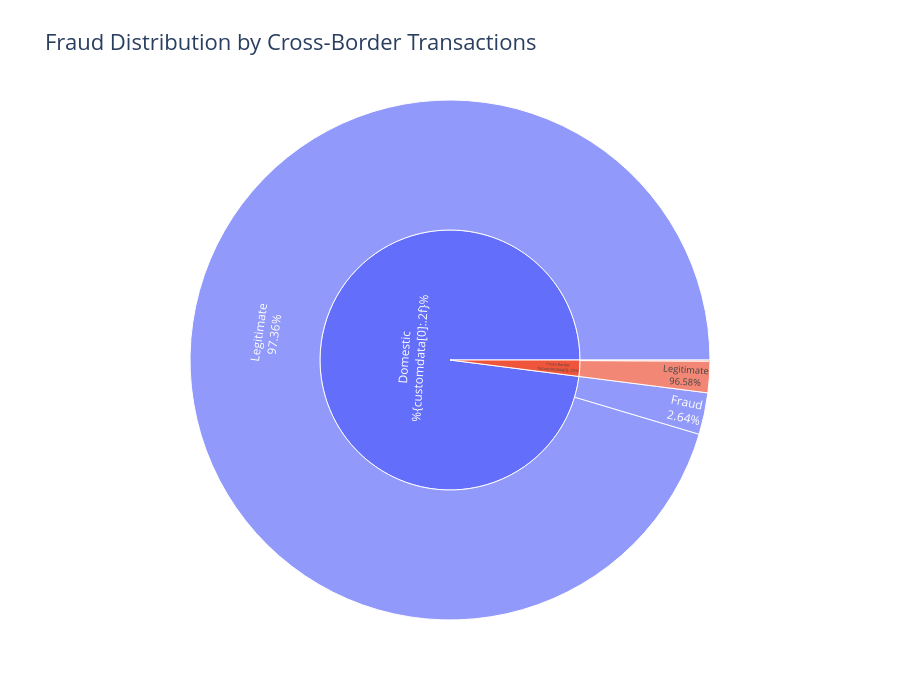

The notebook cell this image was saved under:
### Markdown cell above
### Fraud by Cross-border Status

### Code cell
cross_border = (finlora_data.groupby("is_cross_border")["is_fraud"]
                .agg(transactions="count", fraud_cases="sum", fraud_rate="mean"))

cross_border["fraud_rate_%"] = (cross_border["fraud_rate"] * 100)

print(cross_border)


# Create transaction-level groups for the Sunburst
cross_border_plot = (finlora_data.groupby(["is_cross_border", "is_fraud"], dropna=False).size().reset_index(name="Transaction_Count"))


# # Create readable labels
# cross_border_plot = finlora_data.copy()

cross_border_plot["Cross_Border_Status"] = (cross_border_plot["is_cross_border"].map({0: "Domestic", 1: "Cross-Border"}))

cross_border_plot["Fraud_Status"] = (cross_border_plot["is_fraud"].map({0: "Legitimate", 1: "Fraud"}))

# Group transactions
cross_border_plot["Total_Transactions"] = (cross_border_plot.groupby("Cross_Border_Status")["Transaction_Count"].transform("sum"))


# Calculate percentage of all transactions
cross_border_plot["Percentage"] = (cross_border_plot["Transaction_Count"]/ cross_border_plot["Total_Transactions"]* 100).round(2)

# Create Sunburst chart
fig = px.sunburst(cross_border_plot, 
                  path=["Cross_Border_Status", "Fraud_Status"],
                  values="Transaction_Count",
                  custom_data=["Percentage"], 
                  title="Fraud Distribution by Cross-Border Transactions")

# Display percentage and transaction count
fig.update_traces(texttemplate="%{label}<br>%{customdata[0]:.2f}%",
                  customdata=cross_border_plot[["Percentage"]],
                  hovertemplate=("<b>%{label}</b><br>""Transactions: %{value:,}<br>""Percentage: %{customdata[0]:.2f}%""<extra></extra>"))

fig.update_layout(plot_bgcolor="white", paper_bgcolor="white", width=900, height=700, title_font_size=22)

fig.show()

### Figure 1 — Plotly figure (JSON) as saved in the notebook; plotly's stock layout.template omitted (floating-point values rounded to 4 significant figures)
{"data": [{"branchvalues": "total", "customdata": [[97.36], [2.64], [96.58], [3.42]], "domain": {"x": [0, 1], "y": [0, 1]}, "hovertemplate": "<b>%{label}</b><br>Transactions: %{value:,}<br>Percentage: %{customdata[0]:.2f}%<extra></extra>", "ids": ["Domestic/Legitimate", "Domestic/Fraud", "Cross-Border/Legitimate", "Cross-Border/Fraud", "Domestic", "Cross-Border"], "labels": ["Legitimate", "Fraud", "Legitimate", "Fraud", "Domestic", "Cross-Border"], "name": "", "parents": ["Domestic", "Domestic", "Cross-Border", "Cross-Border", "", ""], "texttemplate": "%{label}<br>%{customdata[0]:.2f}%", "type": "sunburst", "values": [120200.0, 3265.0, 2458.0, 87.0, 123500.0, 2545.0]}], "layout": {"height": 700, "legend": {"tracegroupgap": 0}, "paper_bgcolor": "white", "plot_bgcolor": "white", "title": {"font": {"size": 22}, "text": "Fraud Distribution by Cross-Border Transactions"}, "width": 900}}
